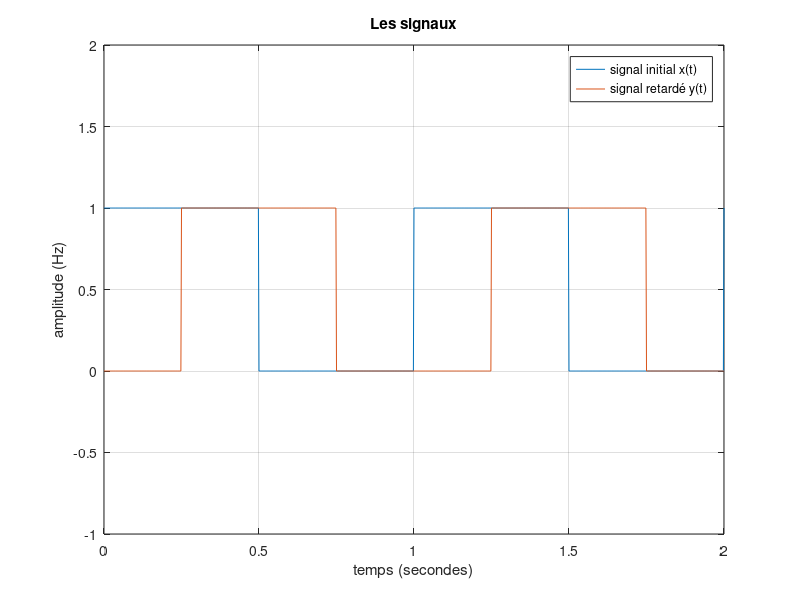
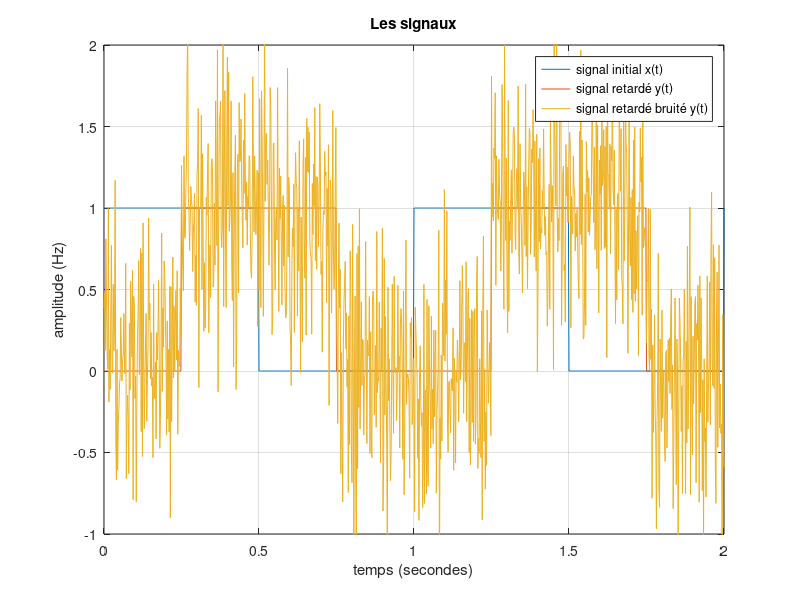
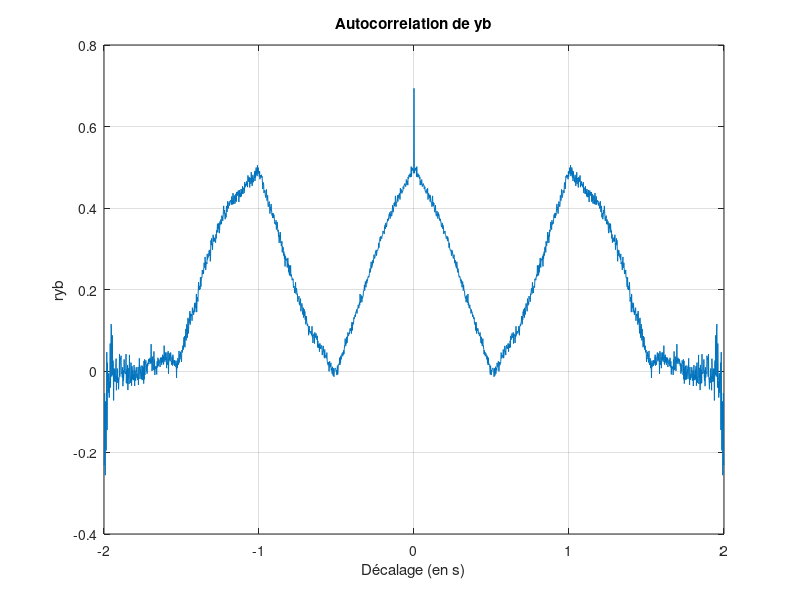
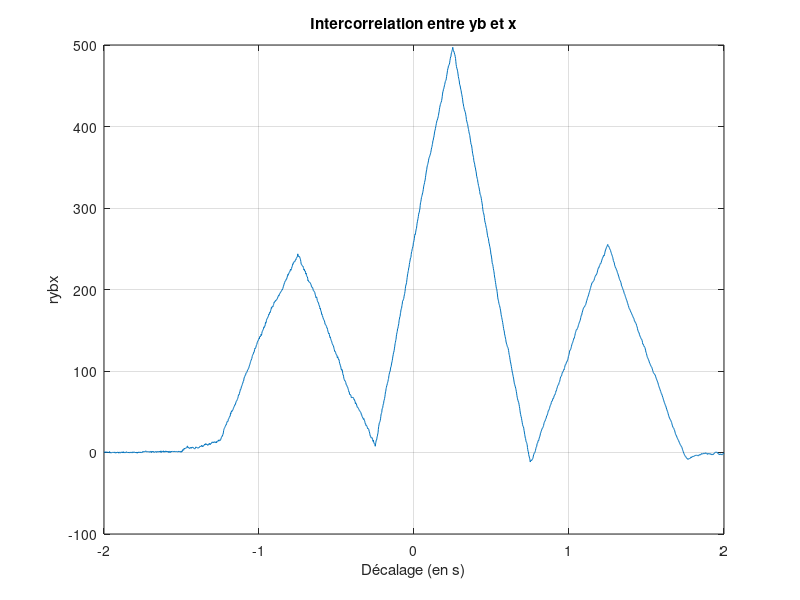

Write the MATLAB code that produced these figures, in order.
close all;
clear all;

% Création et analyse d’un signal carré retardé

% Question 1 : générer le signal x(t)
f0=1; % fréquence signal
fe=500; % fréquence d'échantillonage
Te=1/fe; % période échantillonage
t=0:Te:2; % de 0 à 2 secondes avec un pas de Te
x=0.5+square(2*pi*f0*t)/2; % le signal

% Question 2 : la taille de x(t)
sx=length(x); % donne juste ligne
sxbis=size(x); % donne colonne et ligne
% Réponse : La taille de x(t) vaut 1001 ou [1,1001].

% Question 3 : la puissance moyenne px de x(t)
px=sum(x.^2)/length(x);

% Question 4 : créer le signal retardé y(t)
y=0.5+square(2*pi*f0*(t-0.25))/2;

% Question 5 : tracer les signaux sur la même figure
figure
plot(t,x,t,y)
legend('signal initial x(t)','signal retardé y(t)')
title('Les signaux')
xlabel('temps (secondes)')
ylabel('amplitude (Hz)')

% Remarque MT : il est possible d'ajouter une grille et changer les limites de l'axe y 
% (même si ce n'était pas demandé pour mieux voir les signaux)
grid on
ylim([-1 2])

% Signal bruité
% Question 6 : créer le bruit blanc gaussien b
b = randn(size(y));
b = b-mean(b);
b = b/std(b);
b=sqrt(0.2)*b; % pour forcer la variance à 2
varb=var(b); % vérification
% ? : Comment déterminer la puissance et variance ?

% Question 7 : le rapport signal sur bruit entre y et b
py=sum(y.^2)/length(y); % puissance signal
pb=0.2; % puissance bruit (d'après les questions précédentes)
rsb=10*log10(py/pb); % rapport signal sur bruit
% Réponse : Le rapport signal sur bruit (rsb) vaut 3.98 dB.

% Question 8 : créer le signal retardé bruité yb et le tracer
yb=y+b; % signal bruité
figure % représentation
plot(t,x,t,y,t,yb)
legend('signal initial x(t)','signal retardé y(t)','signal retardé bruité y(t)')
title('Les signaux')
xlabel('temps (secondes)')
ylabel('amplitude (Hz)')

% Remarque MT : idem question précédente
grid on
ylim([-1 2])

% Question 9 : la fonction d'autocorrélation du signal yb

% Façon naïve et incorrecte de le faire :
%ry=xcorr(yb,x); %calcul
%figure % représentation
%plot(rybx)
% L'axe des absisses (décalage tau) n'est pas bon.
% Remarque MT : je vous conseille de récuperer le vecteur des décalages lorsque vous
% faites la correlation (plus simple que de le recréer)

[ry,lags]=xcorr(yb,'unbiased');
tau=lags*Te; % et on multiplie par Te pour avoir les décalages en secondes

figure
plot(tau, ry)
grid
title('Autocorrelation de yb')
xlabel('Décalage (en s)')
ylabel('ryb')

% Question 10 : commentaires de la figure
% Remarque MT : ryb(0)=0.7=Ps+Pb (puissance du signal + puissance du bruit)

% Question 11 : la fonction d'intercorrélation entre yb et x
[zz,lags]=xcorr(yb,x);

figure
plot(tau, zz)
grid
title('Intercorrelation entre yb et x')
xlabel('Décalage (en s)')
ylabel('rybx')

% Question 12 : déterminer décalage
% Remarque MT : il faut consulter l'aide de la fonction max pour pouvoir retrouver
% l'indice pour lequel la fonction est maximale
[v,nmax]=max(zz);
tmax=tau(nmax)

% Question 13 : commentaires
% Remarque MT : ce décalage correspond au retard du signal y